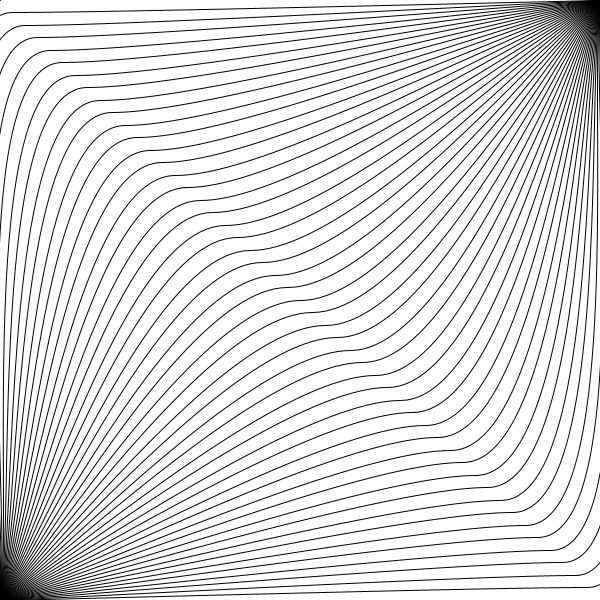
Frame 1 (no input)
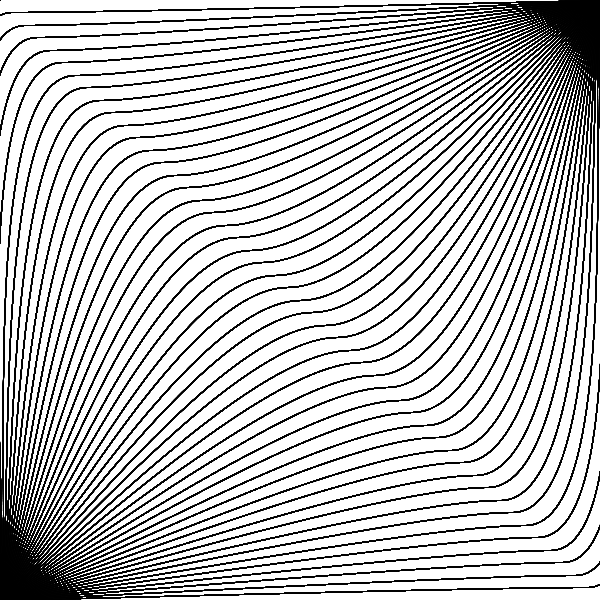
Frame 60 (the mouse pressed at the canvas centre just before this capture)
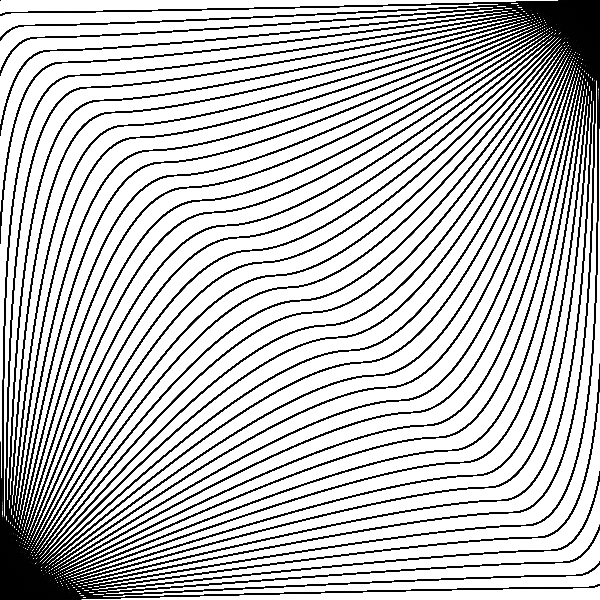
Frame 120 (the mouse held since frame 60 and released just before this capture)

The Processing sketch that drew these frames (run headless with seeded random() and noise(); from frame 60 on, the mouse is pressed at the canvas centre):

// Processing sketch: processing_166293
// ── processing_166293.pde

void setup() {
 background(255);
 size(600,600); 
}

void draw() {
    for(int i = 0; i < width; i += 10) {
     noFill();
     beginShape();
     curveVertex(0, 600);
     curveVertex(0, 600);
     curveVertex(1.25*i, 1.25*i);
     curveVertex(600, 600);
     endShape();
    }
    
    for(int i = width; i > 0; i -= 10) {
     noFill();
     beginShape();
     curveVertex(600,0);
     curveVertex(600,0);
     curveVertex(1.25*i, 1.25*i);
     curveVertex(0,0);
     endShape();
    }
 }
